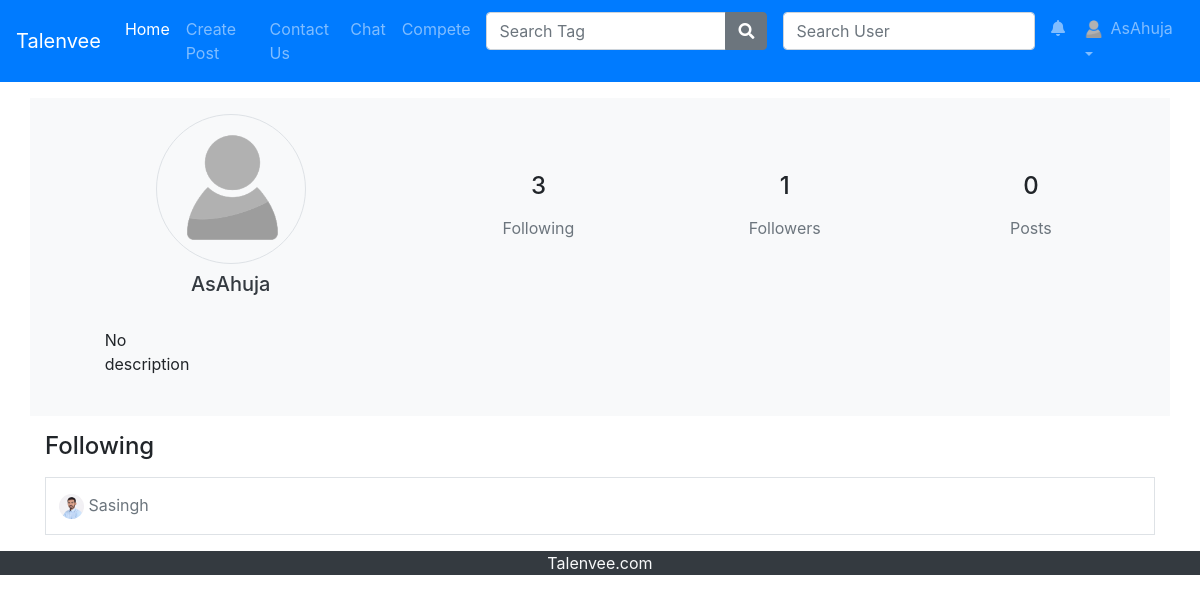
The app's page /myFollow.php?category=followers (signed in) with its own data.
### tables this page shows
CREATE TABLE IF NOT EXISTS `userdetailstb` (
`id` int(11) NOT NULL,
  `username` varchar(500) NOT NULL,
  `firstName` varchar(100) NOT NULL,
  `lastName` varchar(100) NOT NULL,
  `emailAddress` varchar(100) NOT NULL,
  `contactNo1` varchar(15) NOT NULL,
  `country` varchar(10) NOT NULL DEFAULT 'India',
  `followers` varchar(10000) NOT NULL DEFAULT '[]',
  `following` varchar(10000) NOT NULL DEFAULT '[]',
  `posts` varchar(10000) NOT NULL DEFAULT '[]',
  `interests` varchar(10000) NOT NULL DEFAULT '[]',
  `profilepic` varchar(1000) NOT NULL DEFAULT 'no-image.jpg',
  `UserDesc` varchar(500) NOT NULL DEFAULT 'No Description'
);

### profile/myFollower.php (the view, shortened to what this page needs)
<link rel="stylesheet" href="includes/css/profile.css">
<link rel="stylesheet" href="includes/css/myprofile.css">
<?php
    $userId=$_SESSION['userid'];
    $que=mysqli_query($conn,"select * from userdetailstb where id='$userId'") or die(error_page());
    $ss=mysqli_fetch_assoc($que);
?>
<div class="container my-3 mx-auto">
    <div class="row bg-light  text-center p-3" id="profile-header">
        <div class="col-sm-4" >
            <img id="profile-pic" src="profile/profile_pics/<?php echo $ss['profilepic'];?>" alt="" class="img-fluid rounded-circle border">
            <a id="profile-name" class="text-dark" href="myprofileShow.php"><h5 class="my-2"><?php echo $ss['username'];?></h5></a>
        </div>
        <div class="col-sm-8 my-auto">
            <div class="row">
                <div class="col-sm-4">
                    <h4>
                        <?php
                            $followingList=json_decode($ss['following']);
                            echo count($followingList);
                        ?>
                    </h4>
                    <a class="btn" href="myFollow.php?category=following"><div class="text-secondary">Following</div>  </a>
                </div>
                <div class="col-sm-4">
                    <h4>
                        <?php
                            $followerList=json_decode($ss['followers']);
                            echo count($followerList);
                        ?>
                    </h4>
                    <a class="btn" href="myFollow.php?category=followers"><div class="text-secondary">Followers</div></a>
                </div>
                <div class="col-sm-4">
                    <h4>
                        <?php
                            $postsList=json_decode($ss['posts']);
                            echo count($postsList);
                        ?>
                    </h4>
                    <span class="btn"><div class="text-secondary">Posts</div></span>
                </div>
            </div>
        </div>
        <div class="row my-3">
            <div class=" offset-sm-5 col-sm-6  text-justify my-2">
                <?php echo $ss['UserDesc'];?>
            </div>
        </div>
    </div>
    <h4 class="my-3">Following</h4>
    <div class="row mx-auto my-3 border">
        <?php
            foreach($followerList as $user){
                $selectQuery="select * from userdetailstb where id=$user";
                $qu = mysqli_query($conn,$selectQuery) or die(error_page());
                $qpc=mysqli_fetch_assoc($qu);
        ?>
            <a class="btn col-sm-6 text-left my-2" href="profileshow.php?userName=<?php echo $qpc['username'];?>">
                <img class="img img-fluid rounded-circle" src="profile/profile_pics/<?php echo $qpc['profilepic'];?>" style="width:25px;height:25px;"> <span class="text-secondary"><?php echo $qpc['username']; ?></span>
            </a>
        <?php
            }
        ?>
    </div>
</div>

### includes/navbar.php (shortened to what this page needs)
<?php
    $mq=mysqli_query($conn,"select * from messages where toId=$uid and status=0 limit 1") or die(error_page());
    if(mysqli_num_rows($mq)){
        $chat=true;
    }else{
        $chat=false;
    }
        $noti=false;
?>
<link rel="stylesheet" href="includes/css/navbar.css">
<nav class="navbar navbar-expand-xl navbar-dark bg-primary">
  <a class="navbar-brand" href="index.php">Talenvee</a>
  <div class="collapse navbar-collapse" id="navbarSupportedContent">
    <ul class="navbar-nav mr-auto">
        <li class="nav-item active">
            <a class="nav-link" href="index.php">Home <span class="sr-only">(current)</span></a>
        </li>
        <li class="nav-item">
            <a class="nav-link" href="create.php">Create Post</a>
        </li>
        <li class="nav-item">
            <a class="nav-link" href="contactUs.php">Contact Us</a>
        </li>
        <li class="nav-item">
            <a class="nav-link<?php if($chat) echo ' activate-border border';?>" href="chat.php">Chat</a>
        </li>
        <li class="nav-item">
            <a class="nav-link" href="compete.php">Compete</a>
        </li>
    </ul>
    <ul class="navbar-nav ml-auto">
        <li class="nav-item dropdown mx-2 my-1">
            <form method="GET" action="tagsResult.php">
            <div class="input-group">
                <input type="text" class="form-control" placeholder="Search Tag" name="tag">
                <div class="input-group-append">
                    <button class="btn btn-secondary" type="submit"><i class="fa fa-search"></i></button>
                </div>
            </div>
            </form>
        </li>
        <li class="nav-item dropdown my-1 mx-2">
            <form method="POST">
                    <input class="form-control mr-sm-2" type="text" placeholder="Search User" onkeyup="searchUser(this.value)" data-toggle="dropdown">
            </form>
        </li>
        <li class="nav-item">
        <a href="notifications.php" class="nav-link<?php if($noti) echo ' activate-border border';?>"><span><i class="fas fa-bell"></i></span><span class="d-inline d-lg-none"> Notification</span></a>
        </li>
        <li class="nav-item dropdown">
        <a class="nav-link dropdown-toggle" href="#" id="navbardrop" data-toggle="dropdown">
            <img class="img img-fluid rounded-circle" src="profile/profile_pics/<?php echo $profile;?>" style="width:25px;height:25px;"> <?php echo $userName; ?>
        </a>
        </li>
    </ul>
  </div>
</nav>

### includes/css/profile.css (style rules this page uses)
#profile-pic { width:150px; height:150px; }

### records on screen
userdetailstb: profilepic (placeholder picture), username "AsAhuja", following "3", followers "1", posts "0", UserDesc "No description"
userdetailstb: profilepic (picture), username "Sasingh"
